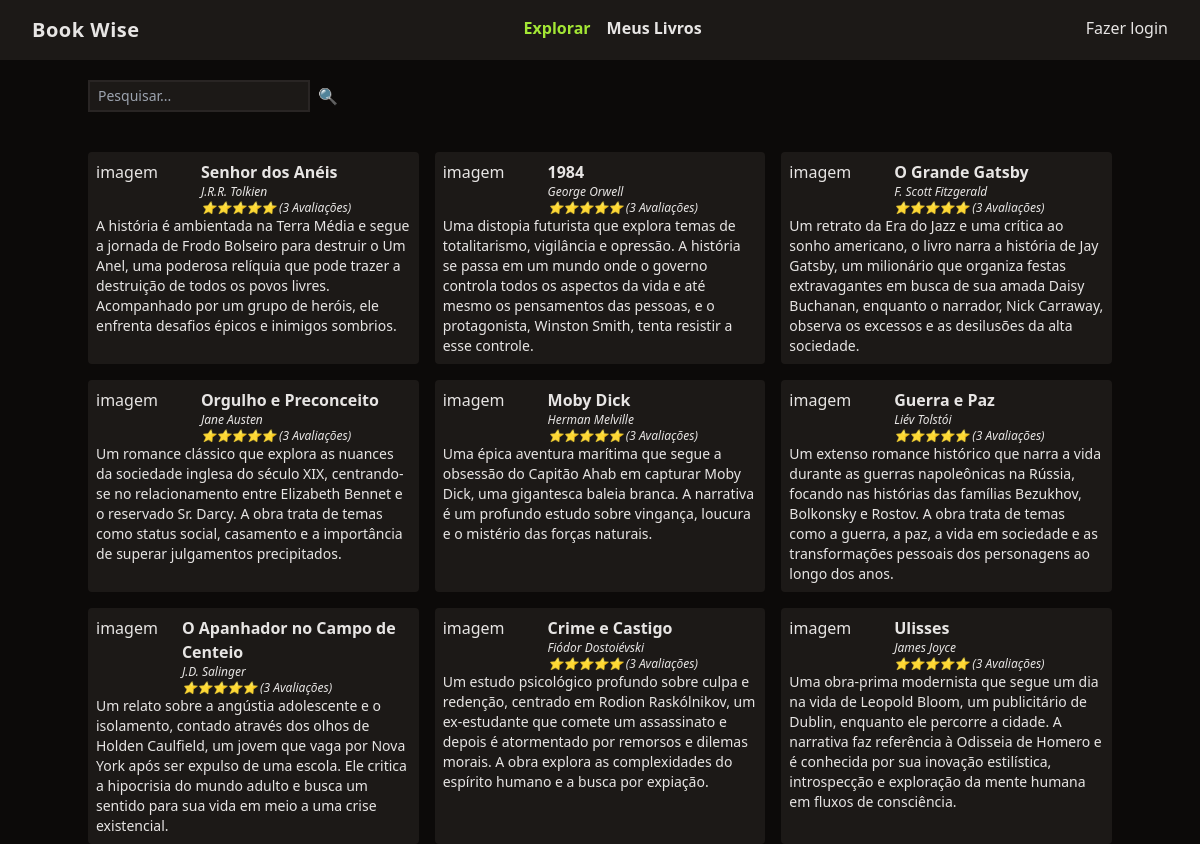
The page / on the database its author committed.
### tables this page shows
CREATE TABLE livros (
  id INTEGER PRIMARY KEY,
  titulo VARCHAR(255),
  autor VARCHAR(100),
  descricao TEXT,
  ano_de_lancamento INTEGER,
  nro_paginas INTEGER,
  usuario_id INTEGER,
  foreign key (usuario_id) references usuarios(id) on delete cascade
);

### utils/functions.php (called while the page is built, shortened)
<?php
    function view($view, $data = []) {
        require "./views/template/app.php";
    }

### controllers/index.controller.php (called while the page is built)
<?php
     $db = new DB();
     $livros = $db->livros();
     view("index", [
        "livros" => $livros
     ]);

### routes.php (called while the page is built, shortened)
<?php
        $controller = str_replace('/', '', parse_url($_SERVER['REQUEST_URI'])['path']);
        if (!$controller) $controller = 'index';
        require "./controllers/{$controller}.controller.php";

### index.php (called while the page is built)
<?php
    require "./db/database.php";
    require "./utils/functions.php";
    require "./routes.php";

### db/database.php (called while the page is built)
<?php
class DB {
    public function livros() {
        $db = new PDO('sqlite:database.sqlite');
        $query = $db->query("select * from livros");
        return $query->fetchAll();
    }
}

### components/card.php (the view)
<div class="p-2 rounded bg-stone-900">
    <div class="flex">
        <div class="w-1/3">imagem</div>
        <div>
            <a href="/livro?id=<?=$livro['id']; ?>" class="font-semibold hover:underline">
                <?= $livro['titulo']; ?>
            </a>
            <div class="text-xs italic"><?= $livro['autor']; ?></div>
            <div class="text-xs italic">⭐️⭐️⭐️⭐️⭐️ (3 Avaliações)</div>
        </div>
    </div>
    <div class="text-sm">
    <?= $livro['descricao']; ?>
    </div>
</div>

### views/template/app.php (shortened to what this page needs)
<!DOCTYPE html>
<html lang="en">
<head>
    <script src="https://cdn.tailwindcss.com"></script>
</head>
<body class="bg-stone-950 text-stone-200">
    <?php include('./components/navbar.php') ?>
    <main class="mx-auto max-w-screen-lg space-y-10">
        <?php require "./views/{$view}.view.php" ?>
    </main>
</body>
</html>

### components/navbar.php
<header class="bg-stone-900">
    <nav class="flex justify-between px-8 py-4">
        <div class="font-bold text-xl tracking-wide">Book Wise</div>
        <ul class="flex space-x-4 font-bold">
            <li><a href="/" class="text-lime-400">Explorar</a></li>
            <li><a href="/meus-livros" class="hover:underline">Meus Livros</a></li>
        </ul>
        <ul>
            <li><a href="/login" class="hover:underline">Fazer login</a></li>
        </ul>
    </nav>
</header>

### components/form.php
<form class="w-full flex space-x-2 mt-5">
    <input type="text"
        class="border-stone-800 border-2 border-rounded-md bg-stone-900
            text-sm focus:outline-none px-2 py-1"
        placeholder="Pesquisar..."
        name="pesquisar"
    />
    <button type="submit">🔍</button>
</form>

### views/index.view.php
<?php include('./components/form.php') ?>
<section class="grid grid-cols-1 md:grid-cols-2 lg:grid-cols-3 gap-4">
    <?php foreach ($livros as $livro): ?>
        <?php include('./components/card.php') ?>
    <?php endforeach; ?>
</section>

### rows shown on the page
livros: titulo "Senhor dos Anéis", autor "J.R.R. Tolkien", descricao "A história é ambientada na Terra Média e segue a jornada de Frodo Bolseiro para destruir o Um Anel, uma poderosa relíquia que pode trazer a destruição de todos os povos livres. Acompanhado por um grupo de heróis, ele enfrenta desafios épicos e inimigos sombrios."
livros: titulo "1984", autor "George Orwell", descricao "Uma distopia futurista que explora temas de totalitarismo, vigilância e opressão. A história se passa em um mundo onde o governo controla todos os aspectos da vida e até mesmo os pensamentos das pessoas, e o protagonista, Winston Smith, tenta resistir a esse controle."
livros: titulo "O Grande Gatsby", autor "F. Scott Fitzgerald", descricao "Um retrato da Era do Jazz e uma crítica ao sonho americano, o livro narra a história de Jay Gatsby, um milionário que organiza festas extravagantes em busca de sua amada Daisy Buchanan, enquanto o narrador, Nick Carraway, observa os excessos e as desilusões da alta sociedade."
livros: titulo "Orgulho e Preconceito", autor "Jane Austen", descricao "Um romance clássico que explora as nuances da sociedade inglesa do século XIX, centrando-se no relacionamento entre Elizabeth Bennet e o reservado Sr. Darcy. A obra trata de temas como status social, casamento e a importância de superar julgamentos precipitados."
livros: titulo "Moby Dick", autor "Herman Melville", descricao "Uma épica aventura marítima que segue a obsessão do Capitão Ahab em capturar Moby Dick, uma gigantesca baleia branca. A narrativa é um profundo estudo sobre vingança, loucura e o mistério das forças naturais."
livros: titulo "Guerra e Paz", autor "Liév Tolstói", descricao "Um extenso romance histórico que narra a vida durante as guerras napoleônicas na Rússia, focando nas histórias das famílias Bezukhov, Bolkonsky e Rostov. A obra trata de temas como a guerra, a paz, a vida em sociedade e as transformações pessoais dos personagens ao longo dos anos."
livros: titulo "O Apanhador no Campo de Centeio", autor "J.D. Salinger", descricao "Um relato sobre a angústia adolescente e o isolamento, contado através dos olhos de Holden Caulfield, um jovem que vaga por Nova York após ser expulso de uma escola. Ele critica a hipocrisia do mundo adulto e busca um sentido para sua vida em meio a uma crise existencial."
livros: titulo "Crime e Castigo", autor "Fiódor Dostoiévski", descricao "Um estudo psicológico profundo sobre culpa e redenção, centrado em Rodion Raskólnikov, um ex-estudante que comete um assassinato e depois é atormentado por remorsos e dilemas morais. A obra explora as complexidades do espírito humano e a busca por expiação."
livros: titulo "Ulisses", autor "James Joyce", descricao "Uma obra-prima modernista que segue um dia na vida de Leopold Bloom, um publicitário de Dublin, enquanto ele percorre a cidade. A narrativa faz referência à Odisseia de Homero e é conhecida por sua inovação estilística, introspecção e exploração da mente humana em fluxos de consciência."
